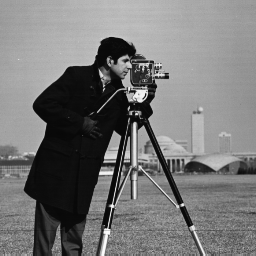
%> input picture Deepak Sir/Experiment 3/Frequency Domain Image Enhancement/cameraman.tif, 256 x 256 px
$ octave IHPF.m   (GNU Octave 9; MATLAB toolbox functions it lacks are replaced by stand-ins)
%> lines starting %> are read from the running program, lines starting %| are printed output that depends on the picture; in (x1, y1, x2, y2) boxes, pixels count from 0 and x2, y2 are one past the last pixel; in counts of white or black regions, pixels touching at a corner belong together; the program's own positions count from 1
% Clearing previous variables and command window
clear all;
clc;

% Read the input image
original_image = imread('cameraman.tif');
%> original_image is the input picture: size 256x256 uint8; min 7, max 253, mean 118.7
original_image = double(original_image);
%> original_image: size 256x256 double

% Get the size of the image
[row, col] = size(original_image);
%> row = 256; col = 256

% Prompt user to enter the cut-off frequency
cutoff_frequency = input('Enter the value of the cut-off frequency: ');
%> the answer given: 3

% Initialize the filter H(u,v)
for u = 1:row
    for v = 1:col
        D = sqrt((u - (row/2))^2 + (v - (col/2))^2);
        % Define the ideal high pass filter
        if D < cutoff_frequency
            H(u,v) = 0;
        else
            H(u,v) = 1;
        end
    end
end
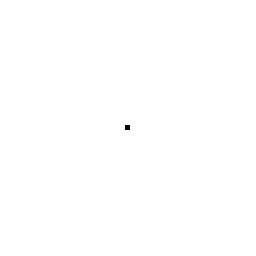
%> H: size 256x256 double; values 0 (black) and 1 (white), 100% white; 1 black region, box (x1, y1, x2, y2) and area: (125, 125, 130, 130) 25

% Perform FFT on the input image
fft_image = fft2(original_image);
fft_shifted_image = fftshift(fft_image);

% Apply the filter in the frequency domain
filtered_image_fft = fft_shifted_image .* H;

% Perform inverse FFT to get the filtered image
filtered_image = abs(ifft2(filtered_image_fft));
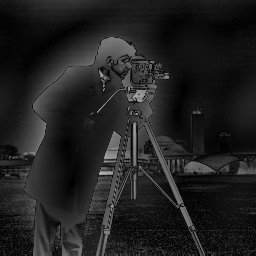
%> filtered_image: size 256x256 double; min 0.136, max 183.3, mean 32.6

% Displaying the original image, filter, frequency response, and filtered image
figure(1)
subplot(221)
imshow(uint8(original_image))
title('Original Image')
subplot(222)
imagesc(H), colormap(gray)
title('2-D Ideal High Pass Filter')
subplot(223)
mesh(H)
title('Ideal High Pass Filter Frequency Response')
subplot(224)
imshow(uint8(filtered_image))
title('Filtered Image')
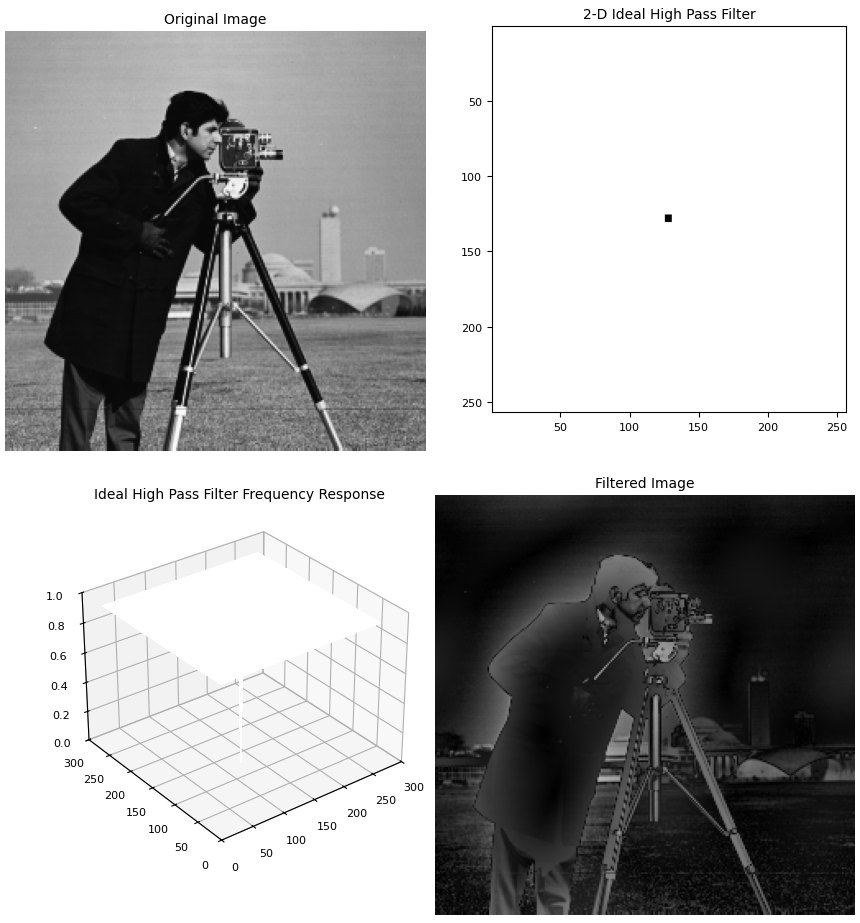
%> figure redrawn from the program's plot data, 4 panels
